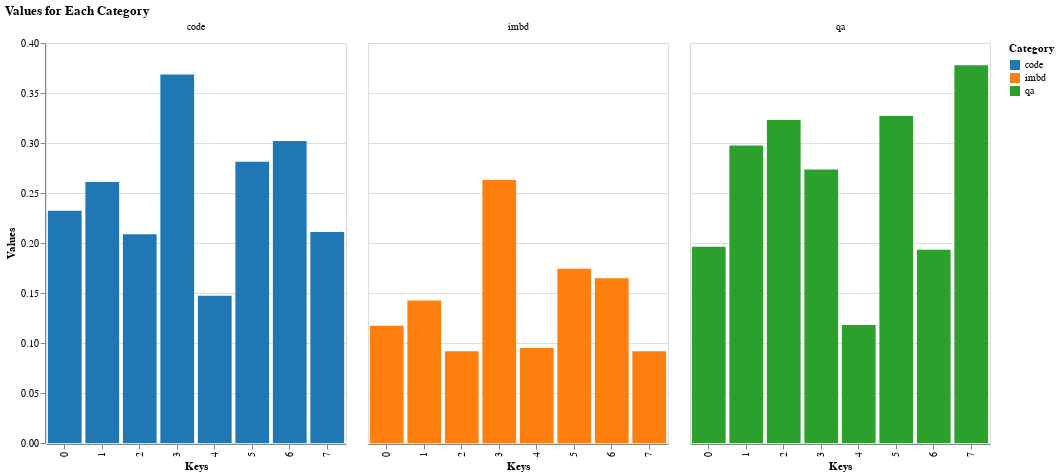

The code cell stored with this chart in its notebook:
### Code cell
last_layer_chart.show()

### Figure 1 — Vega-Lite specification as saved in the notebook (floating-point values rounded to 4 significant figures)
{"config": {"view": {"continuousWidth": 300, "continuousHeight": 300}}, "data": {"name": "data-34668fec563cb3e9758dd6894480a7d7"}, "mark": {"type": "bar"}, "encoding": {"color": {"field": "Category", "scale": {"scheme": "category10"}, "type": "nominal"}, "column": {"field": "Category", "title": null, "type": "nominal"}, "x": {"field": "Key", "title": "Keys", "type": "ordinal"}, "y": {"field": "Value", "title": "Values", "type": "quantitative"}}, "height": 400, "title": "Values for Each Category", "width": 300, "$schema": "https://vega.github.io/schema/vega-lite/v5.17.0.json", "datasets": {"data-34668fec563cb3e9758dd6894480a7d7": [{"Category": "qa", "Key": 2, "Value": 0.3229}, {"Category": "qa", "Key": 7, "Value": 0.3777}, {"Category": "qa", "Key": 1, "Value": 0.2976}, {"Category": "qa", "Key": 5, "Value": 0.3269}, {"Category": "qa", "Key": 6, "Value": 0.1933}, {"Category": "qa", "Key": 3, "Value": 0.2735}, {"Category": "qa", "Key": 4, "Value": 0.118}, {"Category": "qa", "Key": 0, "Value": 0.1962}, {"Category": "code", "Key": 2, "Value": 0.2087}, {"Category": "code", "Key": 7, "Value": 0.211}, {"Category": "code", "Key": 1, "Value": 0.261}, {"Category": "code", "Key": 5, "Value": 0.2813}, {"Category": "code", "Key": 6, "Value": 0.3021}, {"Category": "code", "Key": 3, "Value": 0.3685}, {"Category": "code", "Key": 4, "Value": 0.1472}, {"Category": "code", "Key": 0, "Value": 0.2322}, {"Category": "imbd", "Key": 2, "Value": 0.09186}, {"Category": "imbd", "Key": 7, "Value": 0.09186}, {"Category": "imbd", "Key": 1, "Value": 0.1425}, {"Category": "imbd", "Key": 5, "Value": 0.1742}, {"Category": "imbd", "Key": 6, "Value": 0.1647}, {"Category": "imbd", "Key": 3, "Value": 0.2629}, {"Category": "imbd", "Key": 0, "Value": 0.1172}, {"Category": "imbd", "Key": 4, "Value": 0.09503}]}}
